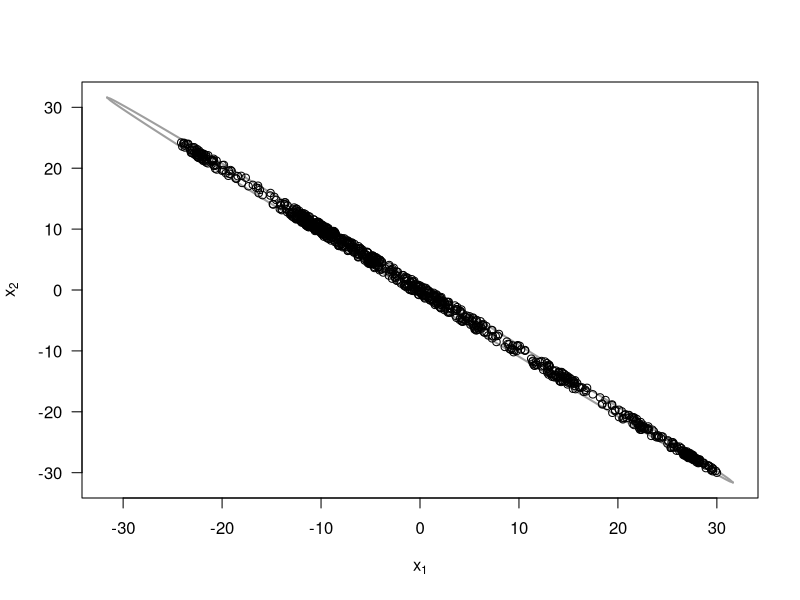

Write R code to recreate this figure. (Note: this script raises an error after producing the figure.)

#a) 


w  <- 1.999
xv <- seq(-1, 1, by=0.01) * 1/sqrt(1-w^2/4) # we divide by "sqrt(1-w^2/4)" to ensure the the value below the root in the below equation is postive.
plot(xv, xv, type="n", xlab=expression(x[1]), ylab=expression(x[2]), las=1)
# ellipse
lines(xv, -(w/2)*xv-sqrt(1-(1-w^2/4)*xv^2), lwd=2, col=8)
lines(xv, -(w/2)*xv+sqrt(1-(1-w^2/4)*xv^2), lwd=2, col=8)



#b) 


# x2 given x1
# [ -(1.999/2)*x1-sqrt(1-(1-1.999^2/4)*x1^2), -(1.999/2)*x1+sqrt(1-(1-1.999^2/4)*x1^2) ] 


# x1 given x2 
# [ -(1.999/2)*x2-sqrt(1-(1-1.999^2/4)*x2^2), -(1.999/2)*x2+sqrt(1-(1-1.999^2/4)*x2^2) ]


#c) 

one<-c()
two<-c()

gibbs<- function(x_one,x_two,n){
  
  one<-c()
  two<-c()
  
  i <- 2
  
  x1<-c(x_one)
  x2<-c(x_two)
  
  a<-list()
  b<-list()
  
  while (i < (n+1)){
    
    # x1 given x2
    a[i-1]<-list(c(-(1.999/2)*tail(x2,1)-sqrt(1-(1-1.999^2/4)*tail(x2,1)^2), -(1.999/2)*tail(x2,1)+sqrt(1-(1-1.999^2/4)*tail(x2,1)^2)))
    x1[i]<-runif(1,min = a[[i-1]][1],max = a[[i-1]][2])
    
    #x2 given x1
    b[i-1]<-list(c(-(1.999/2)*tail(x1,1)-sqrt(1-(1-1.999^2/4)*tail(x1,1)^2), -(1.999/2)*tail(x1,1)+sqrt(1-(1-1.999^2/4)*tail(x1,1)^2)))
    x2[i]<-runif(1,min = b[[i-1]][1],max = b[[i-1]][2])
    
    
    i<- i+1 
  }
  one<<-x1
  two<<- x2
  #sum(one>0)/n
}


gibbs(30,-30,1000)
points(one,two)
sum(one>0)/n

gibbs(0,0,1000)
sum(one>0)/n



#The true value of the probability depends on where we put the starting values for x1 and x2. 


#d)

#This is because, the samples given when w = 1.999 is more concentrated to the top left of the ellipse while when 
# w = 1.8, the sampling values are more spread out along the ellipse. The axis limit is also larger (-30 to 30) compared to (-2 to 2)
# So it doesn't sample from the entire distribution but a portion. 


#e) 

#Do we draw the boundary for U based on the sample we got for X1 and X2 in the above part? 

#u1<- seq(8.726179,60.18003,by=0.01)

#u1<- x1-x2

u1<-seq(-63.245,63.245,by=0.01)
uv <- u1
plot(uv, uv, type="n", las=1,ylim = c(-5,5))
# ellipse
lines(uv, sqrt((4-0.001*uv^2)/3.999), lwd=2, col=8)
lines(uv, -sqrt((4-0.001*uv^2)/3.999), lwd=2, col=8)

# How do we know the values of U1 to put to get the values of U2. 


one_u<-c()
two_u<-c()

gibbs_2<- function(u_one,u_two,n){
  
  one_u<-c()
  two_u<-c()
  
  i <- 2
  
  u1<-c(u_one)
  u2<-c(u_two)
  
  a<-list()
  b<-list()
  
  while ( i < (n+1)){
    
    # u1 given u2
    a[i-1]<-list(c(-sqrt((4-3.999*tail(u2,1)^2)/0.001),sqrt((4-3.999*tail(u2,1)^2)/0.001)))
    u1[i]<-runif(1,min = a[[i-1]][1],max = a[[i-1]][2])
    
    #u2 given u1
    b[i-1]<-list(c(-sqrt((4-0.001*tail(u1,1)^2)/3.999),sqrt((4-0.001*tail(u1,1)^2)/3.999)))
    u2[i]<-runif(1,min = b[[i-1]][1],max = b[[i-1]][2])
    
    
    i<- i+1 
  }
  one_u<<- u1
  two_u<<- u2
}

gibbs_2(-20,0,1000)
points(one_u,two_u)
sum((one_u+two_u)/2>0)/1000


gibbs_2(-30,0,1000)
sum((one_u+two_u)/2>0)/1000

gibbs_2(0,0,1000)
sum((one_u+two_u)/2>0)/1000

